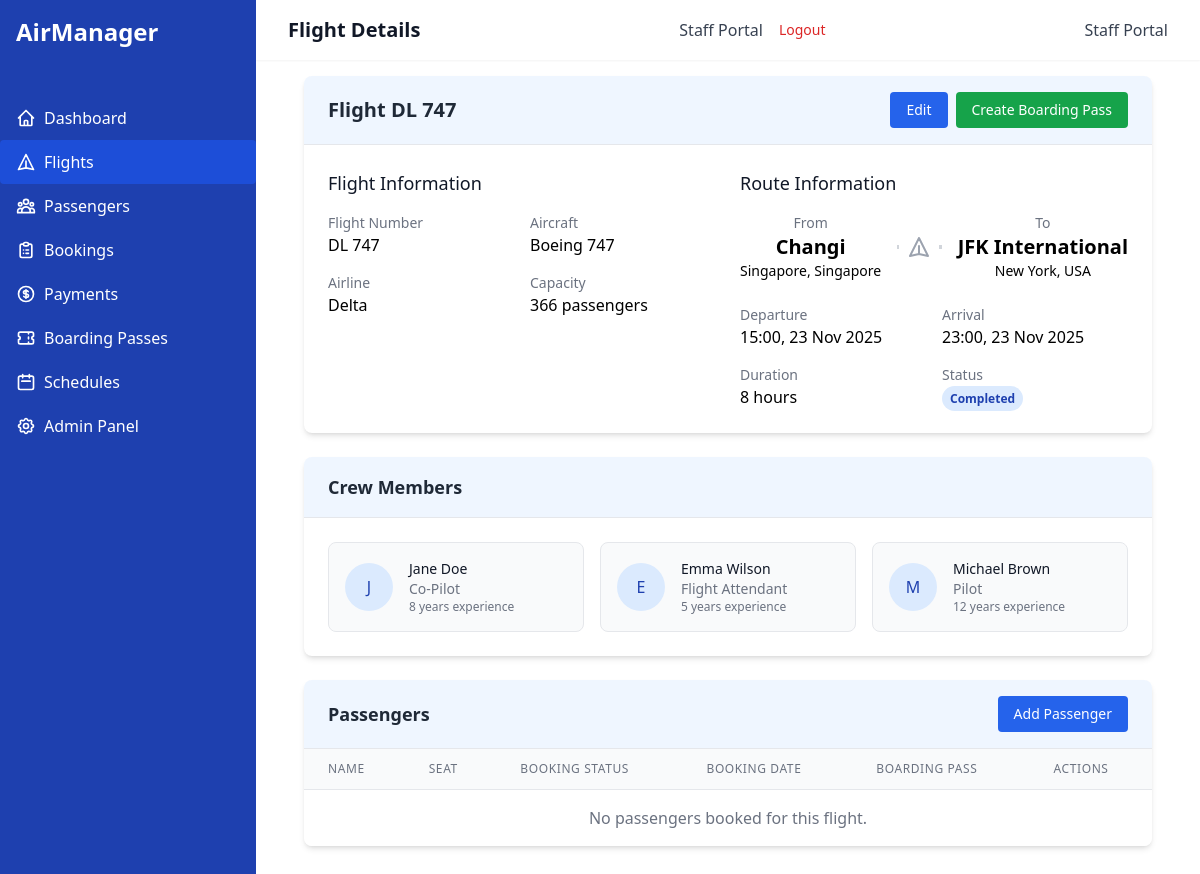
Page /flights/11/ (signed in) on the committed database.
### airline_app/models.py (models this page shows, shortened)
class Flight(models.Model):
    flight_id = models.AutoField(primary_key=True)
    flight_number = models.CharField(max_length=10, unique=True)
    departure_time = models.DateTimeField()
    arrival_time = models.DateTimeField()
    source_airport = models.ForeignKey(
        Airport, on_delete=models.CASCADE, related_name='departing_flights')
    destination_airport = models.ForeignKey(
        Airport, on_delete=models.CASCADE, related_name='arriving_flights')
    aircraft = models.ForeignKey(
        Aircraft, on_delete=models.CASCADE, related_name='flights')
    crew = models.ManyToManyField(CrewMember, related_name='flights')

class Aircraft(models.Model):
    aircraft_id = models.AutoField(primary_key=True)
    model = models.CharField(max_length=50)
    capacity = models.PositiveIntegerField()
    manufacturer = models.CharField(max_length=100)
    airline = models.CharField(max_length=100)

class Airport(models.Model):
    airport_id = models.AutoField(primary_key=True)
    airport_name = models.CharField(max_length=100)
    location = models.CharField(max_length=100)
    country = models.CharField(max_length=50)

class CrewMember(models.Model):
    ROLE_CHOICES = [
        ('PILOT', 'Pilot'),
        ('CO_PILOT', 'Co-Pilot'),
        ('FLIGHT_ATTENDANT', 'Flight Attendant'),
        ('ENGINEER', 'Engineer'),
    ]
    crew_id = models.AutoField(primary_key=True)
    name = models.CharField(max_length=100)
    role = models.CharField(max_length=20, choices=ROLE_CHOICES)
    experience = models.PositiveIntegerField(help_text="Experience in years")
    contact_information = models.CharField(max_length=100)
    airline = models.CharField(max_length=100)

### airline_app/views.py (the view)
# urls.py: path('flights/<int:pk>/', views.FlightDetailView.as_view(), name='flight-detail'),
class FlightDetailView(LoginRequiredMixin, DetailView):
    model = Flight
    template_name = 'airline_app/flight_detail.html'
    context_object_name = 'flight'
    def get_context_data(self, **kwargs):
        context = super().get_context_data(**kwargs)
        context['bookings'] = self.object.bookings.all()
        return context

### airline_app/templates/airline_app/flight_detail.html
{% extends 'airline_app/base.html' %}
{% block header %}Flight Details{% endblock %}
{% block content %}
<div class="bg-white rounded-lg shadow-md overflow-hidden mb-6">
    <div class="bg-blue-50 px-6 py-4 border-b border-gray-200 flex justify-between items-center">
        <h2 class="text-xl font-semibold text-gray-800">Flight {{ flight.flight_number }}</h2>
        <div class="flex space-x-2">
            <a href="{% url 'flight-update' flight.pk %}" class="bg-blue-600 hover:bg-blue-700 text-white text-sm font-medium py-2 px-4 rounded transition-colors">
                Edit
            </a>
            <a href="{% url 'boarding-pass-create' %}?flight={{ flight.pk }}" class="bg-green-600 hover:bg-green-700 text-white text-sm font-medium py-2 px-4 rounded transition-colors">
                Create Boarding Pass
            </a>
        </div>
    </div>
    <div class="p-6">
        <div class="grid grid-cols-1 md:grid-cols-2 gap-6">
            <div>
                <h3 class="text-lg font-medium text-gray-900 mb-4">Flight Information</h3>
                <div class="grid grid-cols-2 gap-4">
                    <div>
                        <p class="text-sm text-gray-500">Flight Number</p>
                        <p class="text-base font-medium">{{ flight.flight_number }}</p>
                    </div>
                    <div>
                        <p class="text-sm text-gray-500">Aircraft</p>
                        <p class="text-base font-medium">{{ flight.aircraft.model }}</p>
                    </div>
                    <div>
                        <p class="text-sm text-gray-500">Airline</p>
                        <p class="text-base font-medium">{{ flight.aircraft.airline }}</p>
                    </div>
                    <div>
                        <p class="text-sm text-gray-500">Capacity</p>
                        <p class="text-base font-medium">{{ flight.aircraft.capacity }} passengers</p>
                    </div>
                </div>
            </div>
            <div>
                <h3 class="text-lg font-medium text-gray-900 mb-4">Route Information</h3>
                <div class="flex items-center justify-between mb-6">
                    <div class="text-center">
                        <p class="text-sm text-gray-500">From</p>
                        <p class="text-xl font-bold">{{ flight.source_airport.airport_name }}</p>
                        <p class="text-sm">{{ flight.source_airport.location }}, {{ flight.source_airport.country }}</p>
                    </div>
                    <div class="flex-1 px-4">
                        <div class="flex items-center justify-center">
                            <div class="h-1 bg-gray-300 flex-grow"></div>
                            <svg class="mx-2 text-gray-400 w-6 h-6" fill="none" stroke="currentColor" viewBox="0 0 24 24" xmlns="http://www.w3.org/2000/svg">
                                <path stroke-linecap="round" stroke-linejoin="round" stroke-width="2" d="M12 19l9 2-9-18-9 18 9-2zm0 0v-8"></path>
                            </svg>
                            <div class="h-1 bg-gray-300 flex-grow"></div>
                        </div>
                    </div>
                    <div class="text-center">
                        <p class="text-sm text-gray-500">To</p>
                        <p class="text-xl font-bold">{{ flight.destination_airport.airport_name }}</p>
                        <p class="text-sm">{{ flight.destination_airport.location }}, {{ flight.destination_airport.country }}</p>
                    </div>
                </div>
                <div class="grid grid-cols-2 gap-4">
                    <div>
                        <p class="text-sm text-gray-500">Departure</p>
                        <p class="text-base font-medium">{{ flight.departure_time|date:"H:i, d M Y" }}</p>
                    </div>
                    <div>
                        <p class="text-sm text-gray-500">Arrival</p>
                        <p class="text-base font-medium">{{ flight.arrival_time|date:"H:i, d M Y" }}</p>
                    </div>
                    <div>
                        <p class="text-sm text-gray-500">Duration</p>
                        <p class="text-base font-medium">
                            {% with duration=flight.arrival_time|timeuntil:flight.departure_time %}
                                {{ duration }}
                            {% endwith %}
                        </p>
                    </div>
                    <div>
                        <p class="text-sm text-gray-500">Status</p>
                        {% if flight.departure_time > now %}
                        <span class="px-2 py-1 text-xs font-semibold rounded-full bg-yellow-100 text-yellow-800">
                            Scheduled
                        </span>
                        {% elif flight.departure_time <= now and flight.arrival_time > now %}
                        <span class="px-2 py-1 text-xs font-semibold rounded-full bg-green-100 text-green-800">
                            In Progress
                        </span>
                        {% else %}
                        <span class="px-2 py-1 text-xs font-semibold rounded-full bg-blue-100 text-blue-800">
                            Completed
                        </span>
                        {% endif %}
                    </div>
                </div>
            </div>
        </div>
    </div>
</div>
<div class="bg-white rounded-lg shadow-md overflow-hidden mb-6">
    <div class="bg-blue-50 px-6 py-4 border-b border-gray-200">
        <h2 class="text-lg font-semibold text-gray-800">Crew Members</h2>
    </div>
    <div class="p-6">
        <div class="grid grid-cols-1 md:grid-cols-3 gap-4">
            {% for crew in flight.crew.all %}
            <div class="bg-gray-50 rounded-lg p-4 border border-gray-200">
                <div class="flex items-center">
                    <div class="flex-shrink-0">
                        <div class="bg-blue-100 text-blue-800 rounded-full h-12 w-12 flex items-center justify-center">
                            {{ crew.name|slice:":1" }}
                        </div>
                    </div>
                    <div class="ml-4">
                        <h4 class="text-sm font-medium text-gray-900">{{ crew.name }}</h4>
                        <p class="text-sm text-gray-500">{{ crew.get_role_display }}</p>
                        <p class="text-xs text-gray-500">{{ crew.experience }} years experience</p>
                    </div>
                </div>
            </div>
            {% empty %}
            <div class="col-span-3">
                <p class="text-gray-500 text-center">No crew members assigned to this flight.</p>
            </div>
            {% endfor %}
        </div>
    </div>
</div>
<div class="bg-white rounded-lg shadow-md overflow-hidden mb-6">
    <div class="bg-blue-50 px-6 py-4 border-b border-gray-200 flex justify-between items-center">
        <h2 class="text-lg font-semibold text-gray-800">Passengers</h2>
        <a href="{% url 'booking-create' %}?flight={{ flight.pk }}" class="bg-blue-600 hover:bg-blue-700 text-white text-sm font-medium py-2 px-4 rounded transition-colors">
            Add Passenger
        </a>
    </div>
    <div class="overflow-x-auto">
        <table class="min-w-full divide-y divide-gray-200">
            <thead class="bg-gray-50">
                <tr>
                    <th class="px-6 py-3 text-left text-xs font-medium text-gray-500 uppercase tracking-wider">Name</th>
                    <th class="px-6 py-3 text-left text-xs font-medium text-gray-500 uppercase tracking-wider">Seat</th>
                    <th class="px-6 py-3 text-left text-xs font-medium text-gray-500 uppercase tracking-wider">Booking Status</th>
                    <th class="px-6 py-3 text-left text-xs font-medium text-gray-500 uppercase tracking-wider">Booking Date</th>
                    <th class="px-6 py-3 text-left text-xs font-medium text-gray-500 uppercase tracking-wider">Boarding Pass</th>
                    <th class="px-6 py-3 text-left text-xs font-medium text-gray-500 uppercase tracking-wider">Actions</th>
                </tr>
            </thead>
            <tbody class="bg-white divide-y divide-gray-200">
                {% for booking in flight.bookings.all %}
                <tr class="hover:bg-gray-50 transition-colors">
                    <td class="px-6 py-4 whitespace-nowrap">
                        <div class="flex items-center">
                            <div>
                                <div class="text-sm font-medium text-gray-900">{{ booking.passenger.name }}</div>
                                <div class="text-sm text-gray-500">{{ booking.passenger.email }}</div>
                            </div>
                        </div>
                    </td>
                    <td class="px-6 py-4 whitespace-nowrap">
                        <div class="text-sm text-gray-900">{{ booking.seat_number }}</div>
                    </td>
                    <td class="px-6 py-4 whitespace-nowrap">
                        {% if booking.status == 'CONFIRMED' %}
                        <span class="px-2 inline-flex text-xs leading-5 font-semibold rounded-full bg-green-100 text-green-800">
                            Confirmed
                        </span>
                        {% elif booking.status == 'PENDING' %}
                        <span class="px-2 inline-flex text-xs leading-5 font-semibold rounded-full bg-yellow-100 text-yellow-800">
                            Pending
                        </span>
                        {% else %}
                        <span class="px-2 inline-flex text-xs leading-5 font-semibold rounded-full bg-red-100 text-red-800">
                            Cancelled
                        </span>
                        {% endif %}
                    </td>
                    <td class="px-6 py-4 whitespace-nowrap text-sm text-gray-500">
                        {{ booking.booking_date|date:"d M Y, H:i" }}
                    </td>
                    <td class="px-6 py-4 whitespace-nowrap text-sm">
                        {% if booking.boarding_pass %}
                        <div class="text-green-600">Issued</div>
                        <div class="text-xs text-gray-500">Gate: {{ booking.boarding_pass.gate_number }}</div>
                        {% else %}
                        <div class="text-gray-500">Not Issued</div>
                        {% endif %}
                    </td>
                    <td class="px-6 py-4 whitespace-nowrap text-sm text-gray-500">
                        <a href="{% url 'booking-detail' booking.pk %}" class="text-blue-600 hover:text-blue-900 mr-3">View</a>
                        {% if not booking.boarding_pass %}
                        <a href="{% url 'boarding-pass-create' %}?booking={{ booking.pk }}" class="text-green-600 hover:text-green-900">Issue Boarding Pass</a>
                        {% endif %}
                    </td>
                </tr>
                {% empty %}
                <tr>
                    <td colspan="6" class="px-6 py-4 text-center text-gray-500">No passengers booked for this flight.</td>
                </tr>
                {% endfor %}
            </tbody>
        </table>
    </div>
</div>
{% endblock %}

### rows in the picture
Flight: flight_number "DL 747", aircraft.model "Boeing 747", aircraft.airline "Delta", aircraft.capacity "366", source_airport.airport_name "Changi", source_airport.location "Singapore", source_airport.country "Singapore", destination_airport.airport_name "JFK International", destination_airport.location "New York", destination_airport.country "USA", departure_time "15:00, 23 Nov 2025", arrival_time "23:00, 23 Nov 2025"
CrewMember: name "J", name "Jane Doe", role "Co-Pilot", experience "8"
CrewMember: name "E", name "Emma Wilson", role "Flight Attendant", experience "5"
CrewMember: name "M", name "Michael Brown", role "Pilot", experience "12"

### other values in the picture
{{ duration }} "8 hours"
